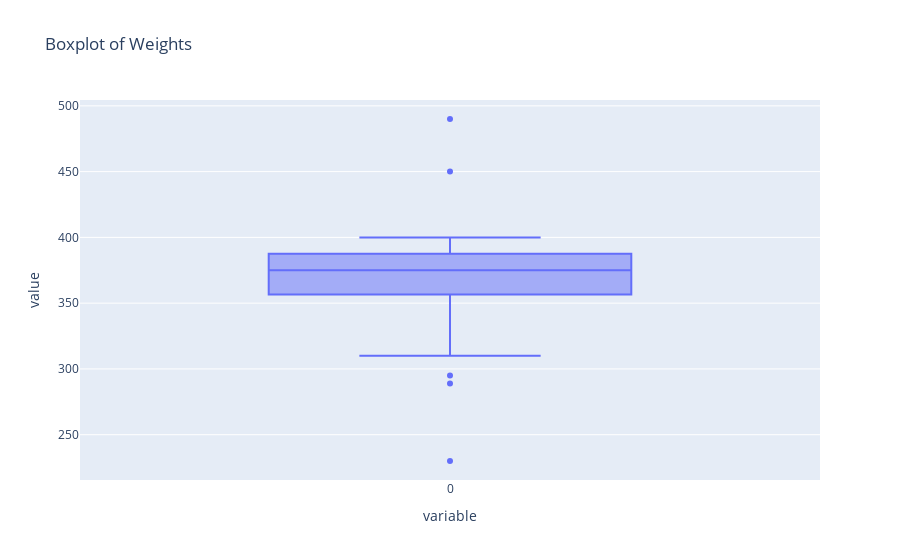

Source (notebook cell):
### Markdown cell above
<p dir=rtl style="direction: rtl;text-align: justify;line-height:200%;font-family:vazir;font-size:medium">
<font face="vazirmatn" size=3>
این شخص برای اینکه به تحلیل بهتری دست پیدا کند، تصمیممیگیرد که چیپسهای با وزن پرت را از دادههای خود حذف کند. کد زیر را اجرا کنید تا وضعیت دادههای پرت را ببینید.
</font>
</p>

### Code cell
# plot the Boxplot
import plotly.express as px

fig = px.box(weights, title='Boxplot of Weights')
fig.show()

### Figure 1 — Plotly figure (JSON) as saved in the notebook; plotly's stock layout.template omitted (floating-point values rounded to 4 significant figures)
{"data": [{"alignmentgroup": "True", "hovertemplate": "variable=%{x}<br>value=%{y}<extra></extra>", "legendgroup": "", "marker": {"color": "#636efa"}, "name": "", "notched": false, "offsetgroup": "", "orientation": "v", "showlegend": false, "type": "box", "x": ["0", "0", "0", "0", "0", "0", "0", "0", "0", "0", "0", "0", "0", "0", "0", "0", "0", "0", "0", "0", "0", "0", "0", "0", "0", "0", "0", "0", "0", "0", "0", "0"], "x0": " ", "xaxis": "x", "y": [325, 330, 389, 370, 378, 385, 368, 392, 374, 380, 295, 310, 340, 350, 363, 490, 376, 390, 367, 381, 379, 372, 387, 373, 369, 388, 450, 230, 289, 385, 390, 400], "y0": " ", "yaxis": "y"}], "layout": {"boxmode": "group", "legend": {"tracegroupgap": 0}, "title": {"text": "Boxplot of Weights"}, "xaxis": {"anchor": "y", "domain": [0, 1], "title": {"text": "variable"}}, "yaxis": {"anchor": "x", "domain": [0, 1], "title": {"text": "value"}}}}
